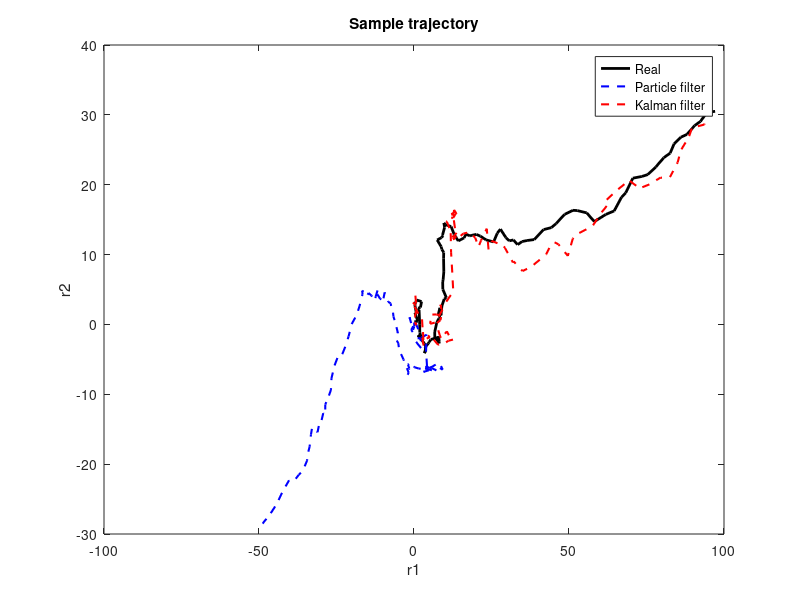
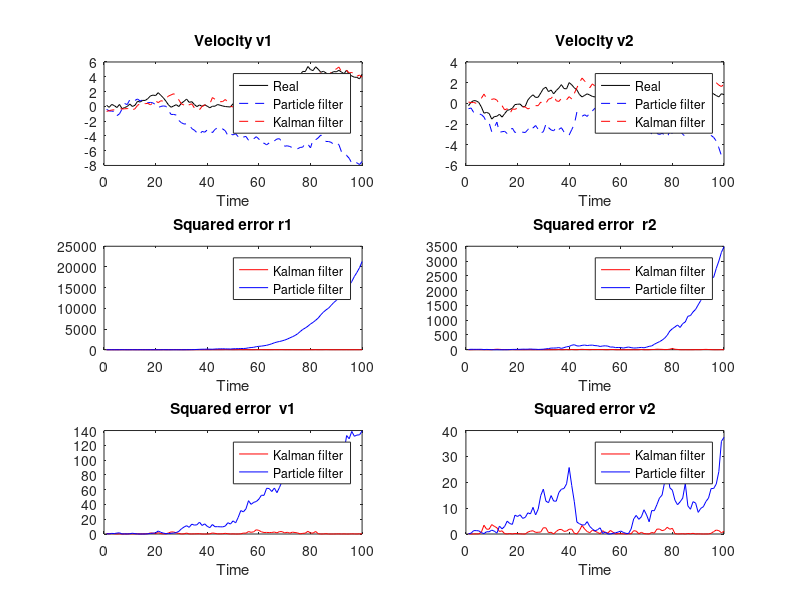

The MATLAB script that drew these images, in order:
clear all;
clc;

%===============================================================
%César Caramazana Zarzosa
%Statistical Signal Processing

%November 2022

%===============================================================

% Particle filter

m=100;

T = 0.5; %Timestep
sigma_0 = 0.2; %Noise for prior
sigma_u = 0.1; %Noise in velocity
sigma_w = 0.5; %Noise in position
sigma_l = 16; %Noise in the observations


A = [1, 0, T, 0; 0, 1, 0, T; 0, 0, 1, 0; 0, 0, 0, 1]; %Transition model
Q = [sigma_w, 0, 0, 0; 0, sigma_w, 0, 0; 0, 0, sigma_u, 0; 0, 0, 0, sigma_u]; %Noise in transition model
P0 = [sigma_0, 0, 0, 0;0, sigma_0, 0, 0;0, 0, sigma_0, 0;0, 0, 0, sigma_0]; %Prior
H = [1,-0.3,0,0; -0.2,-1,0,0]; %Observation model
Ln = [sigma_l, 0; 0, sigma_l]; %Noise in observation model

N = 100; %Number of particles
x0 = sqrt(sigma_0) * randn([4, N]); %Prior particles

x_i = x0; %Particles
x = sqrt(P0) * randn([4, 1]); %Initial state

P = P0;
x_h_Kalman = sqrt(P0) * randn([4, 1]); %Initial Kalman estimate
x_h_Particle = sqrt(P0) * randn([4, 1]); %Initial PF estimate

y_n = zeros(2, m); %Matrix to save the observations
x_n = zeros(4, m); %Matrix to save the state
x_hat_PF = zeros(4, m); %Matrix to save the predicted state (Particle filter)
x_hat_KF = zeros(4, m); %Matrix to save the predicted state (Kalman filter)

for t = 1:m

    %Update the state X
    x = A*x + (sqrt(Q)*randn([4, 1])); % x(n) = A*x(n-1) + s(n)

    %Receive an observation
    R_n = sqrt(sigma_l) * randn([2, 1]); %Noise in the observation
    y = H*x + R_n;
    
    % --------- KALMAN FILTER -----------
    % Prediction step
    Pn_ = A*P*A' + Q;
    x_ = A*x_h_Kalman;
   

    % Update step
    S_n = H * Pn_* H' + Ln;
    x_h_Kalman = x_ + Pn_ * H' * (inv(S_n)) * (y - H * x_); %Estimated state
    P = Pn_ - Pn_ * H' * (inv(S_n)) * H * Pn_;


    %----------- PARTICLE FILTER ----------
    
    % a) Sample new particles

    Q_ni = sqrt(Q) * randn([4, N]);

    x_i = A*x_i + Q_ni;

    % b) Compute weights

    lambda_i = (-1/2*sigma_l) * vecnorm(y - H*x_i).^2; 
    L_n = max(lambda_i);

    w_i = exp(lambda_i - L_n); %Weights
    w_i = w_i / sum(w_i); %Normalized

    % c) Resampling

    idx = randsample(1:N, N, true, w_i); %Statistics and Machine Learning Toolbox

    X_old = x_i;
    x_i(:, 1:N) = X_old(:, idx);

    % d) Estimate the state

    x_h_Particle = sum(w_i.*x_i, 2);

    %---------------------------------------------------

    %Save values
    x_n(:, t) = x; %Real state
    y_n(:, t) = y; %Observation
    x_hat_PF(:,t) = x_h_Particle; %Estimate Particle F
    x_hat_KF(:,t) = x_h_Kalman; %Estimate Kalman

    

    
end

%%

%PLOTS
    
% Trajectory (r1, r2)
figure,
plot(x_n(1, 1 : end), x_n(2, 1 : end),'k-', 'LineWidth',2.0);
hold on;
plot(x_hat_PF(1, 1 : end), x_hat_PF(2, 1:end), 'b--', 'LineWidth',1.5);
hold on;
plot(x_hat_KF(1, 1 : end), x_hat_KF(2, 1:end), 'r--', 'LineWidth',1.5);
title("Sample trajectory");
legend("Real", "Particle filter", "Kalman filter");
xlabel("r1");
ylabel("r2");



% Squared errors

R_KF = x_n(1:2, :) - x_hat_KF(1:2, :);
R_PF = x_n(1:2, :) - x_hat_PF(1:2, :);
V_KF = x_n(3:4, :) - x_hat_KF(3:4, :);
V_PF = x_n(3:4, :) - x_hat_PF(3:4, :);

errorR_KF = zeros(2,m);
errorR_PF = zeros(2,m);
errorV_KF = zeros(2,m);
errorV_PF = zeros(2,m);

for n=1:m
    % MSE Kalman filter 
    errorR_KF(1,n) = norm(R_KF(1,n))^2;     
    errorV_KF(1,n) = norm(V_KF(1,n))^2;
    errorR_KF(2,n) = norm(R_KF(2,n))^2;     
    errorV_KF(2,n) = norm(V_KF(2,n))^2;

    % MSE Particle filter 
    errorR_PF(1,n) = norm(R_PF(1,n))^2;     
    errorV_PF(1,n) = norm(V_PF(1,n))^2;
    errorR_PF(2,n) = norm(R_PF(2,n))^2;     
    errorV_PF(2,n) = norm(V_PF(2,n))^2;

end

figure,
subplot(3,2,1);
plot(1:m, x_n(3, 1:m), 'k-');
hold on;
plot(1:m, x_hat_PF(3, 1:m), 'b--');
hold on;
plot(1:m, x_hat_KF(3, 1:m), 'r--');
title("Velocity v1");
legend("Real", "Particle filter", "Kalman filter");
xlabel("Time");

subplot(3,2,2);
plot(1:m, x_n(4, 1:m), 'k-'); 
hold on;
plot(1:m, x_hat_PF(4, 1:m), 'b--');
hold on;
plot(1:m, x_hat_KF(4, 1:m), 'r--');
title("Velocity v2");
legend("Real", "Particle filter", "Kalman filter");
xlabel("Time");



subplot(3,2,3);
plot(errorR_KF(1,:), 'r-');
hold on;
plot(errorR_PF(1,:), 'b-');
title("Squared error r1");
xlabel("Time");
legend("Kalman filter", "Particle filter");

subplot(3,2,4);
plot(errorR_KF(2,:), 'r-');
hold on;
plot(errorR_PF(2,:), 'b-');
title("Squared error  r2");
xlabel("Time");
legend("Kalman filter", "Particle filter");

subplot(3,2,5);
plot(errorV_KF(1,:), 'r-');
hold on;
plot(errorV_PF(1,:), 'b-');
title("Squared error  v1");
xlabel("Time");
legend("Kalman filter", "Particle filter");

subplot(3,2,6);
plot(errorV_KF(2,:), 'r-');
hold on;
plot(errorV_PF(2,:), 'b-');
title("Squared error v2");
xlabel("Time");
legend("Kalman filter", "Particle filter");